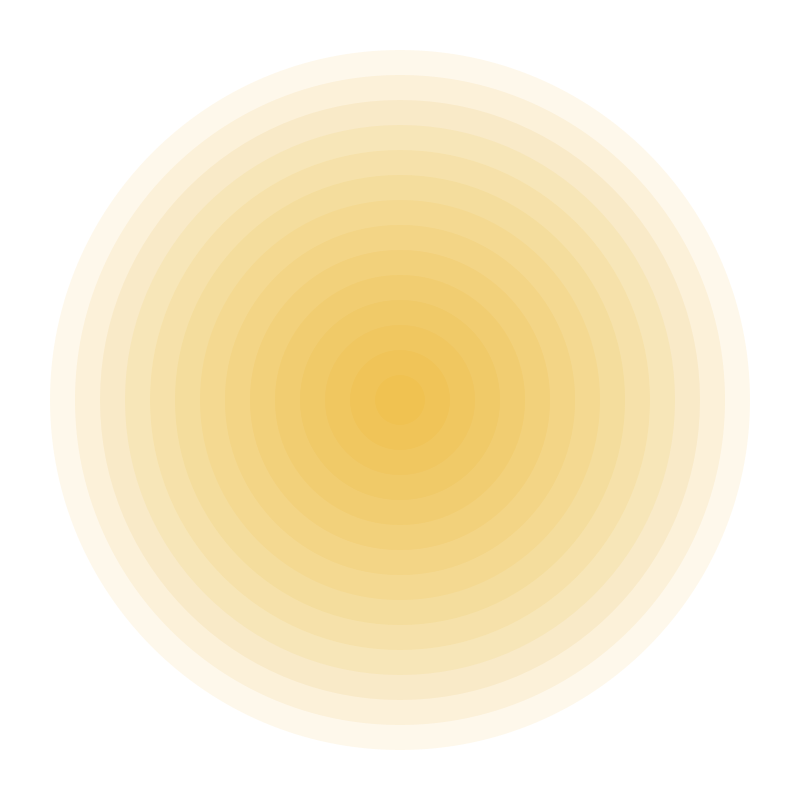
Frame 1 (no input)
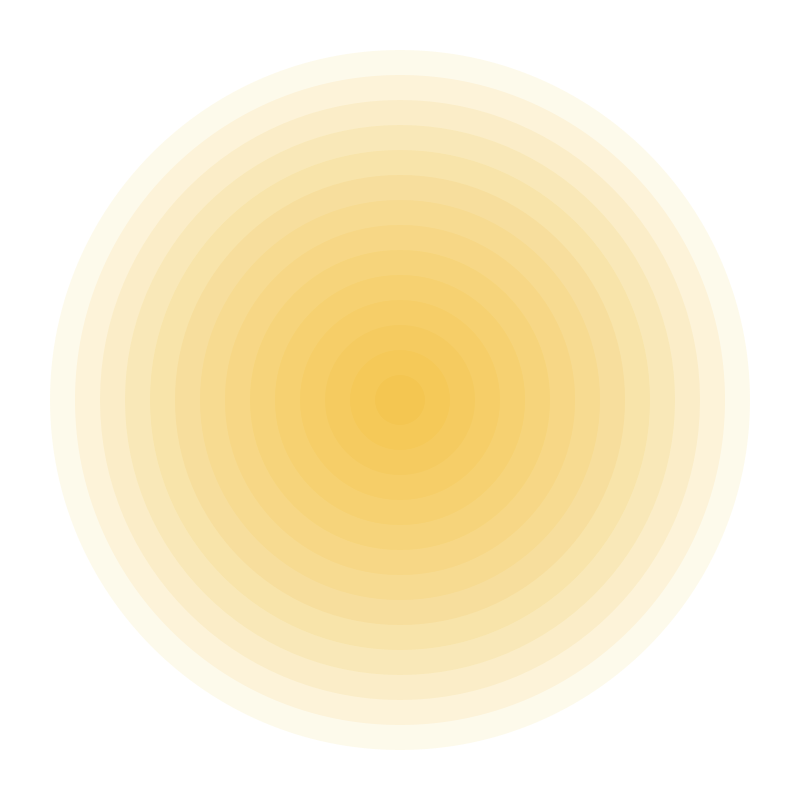
Frame 60 (the mouse pressed at the canvas centre just before this capture)
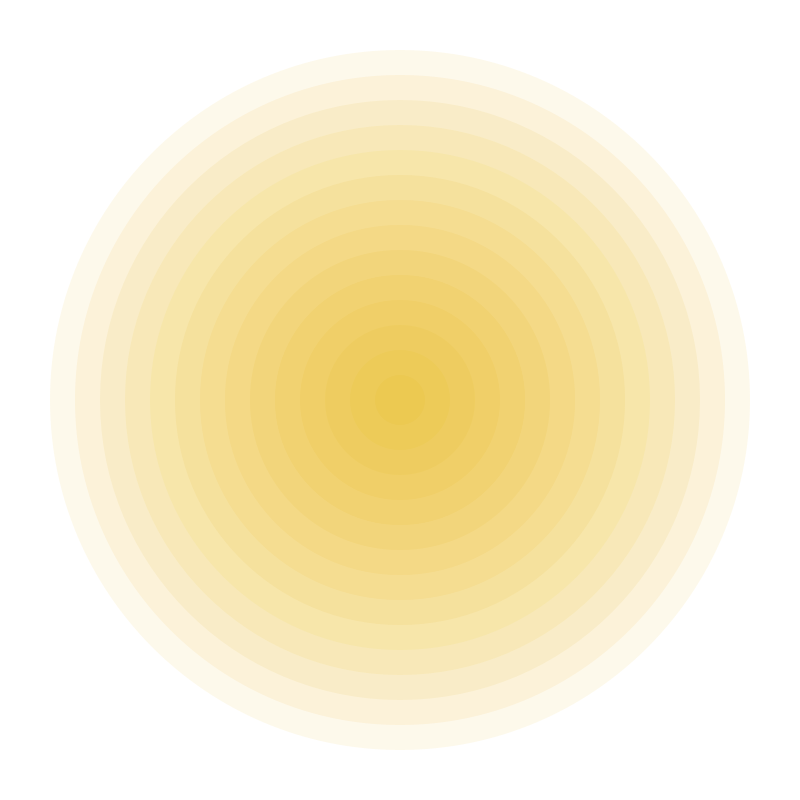
Frame 120 (the mouse held since frame 60 and released just before this capture)

The Processing sketch that drew these frames (run headless with seeded random() and noise(); from frame 60 on, the mouse is pressed at the canvas centre):

// Processing sketch: Ljusexempel
// ── Ljusexempel.pde
void setup() {
  size(800, 800);
  noStroke();
}

void draw() {
  background(255);
  light();
}

void light() {
  for (int i = 0; i < 15; i++) {
    fill(random(220, 255), random(150, 200), 0, 20);
    ellipse(width/2, height/2, i*50, i*50);
  }
}
